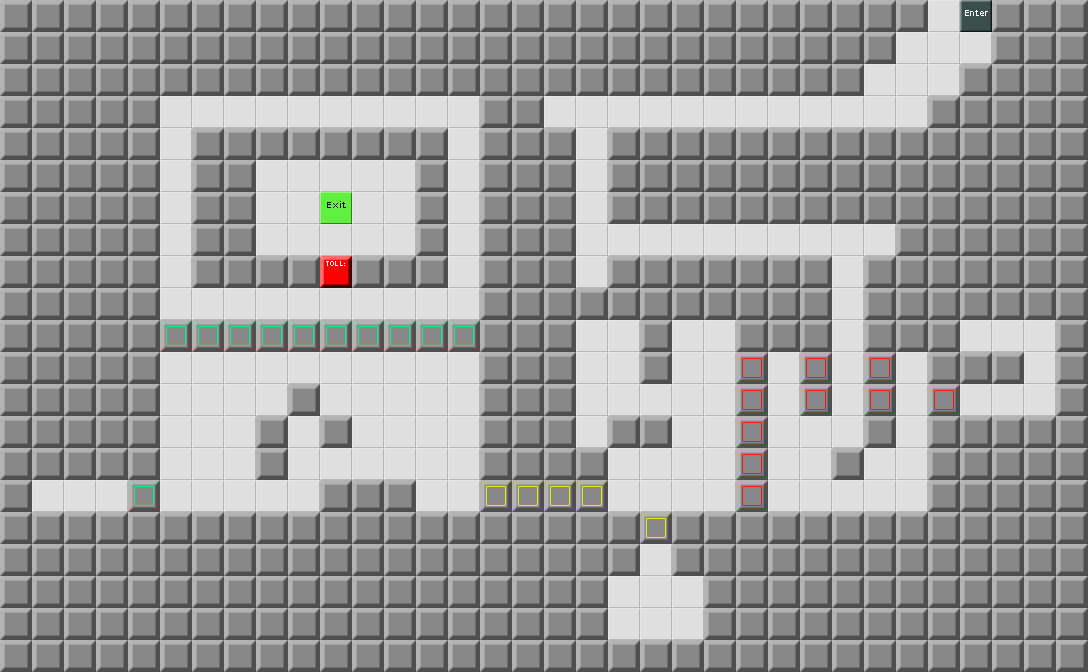

This is a level from a 2D game, rendered from its Tiled map with the project's own tilesets. A one-line summary and the map file follow, with tile-layer data summarised:
An orthogonal 34x21 tile map with 32x32 px tiles, 1 tile layer (Map) and 19 objects.

<map version="1.0" orientation="orthogonal" width="34" height="21" tilewidth="32" tileheight="32">
 <tileset firstgid="1" source="devgraphics.tsx" />
 <layer name="Map" width="34" height="21">
  <data>[714 cells, 714 non-empty, 8 distinct tile ids]</data>
 </layer>
 <objectgroup name="Enemies" width="34" height="21" />
 <objectgroup name="Items" width="34" height="21">
  <object gid="16" x="832" y="448" />
  <object gid="28" x="576" y="448" />
  <object gid="40" x="288" y="448" />
  <object gid="12" x="896" y="64" />
  <object gid="12" x="928" y="96" />
  <object gid="12" x="704" y="480" />
  <object gid="12" x="416" y="416" />
  <object gid="12" x="32" y="512" />
  <object gid="12" x="640" y="640" />
  <object gid="12" x="960" y="352" />
  <object gid="8" x="864" y="128">
   <properties>
    <property name="Text" value="I left some of these push blocks out so that you can get some exercise. Push this block." />
   </properties>
  </object>
  <object gid="8" x="832" y="320">
   <properties>
    <property name="Text" value="Oh, I forgot to tell you the most important part. The push-blocks can activate pressure switches. Try it out." />
   </properties>
  </object>
  <object gid="8" x="320" y="320">
   <properties>
    <property name="Text" value="You pushed those blocks like a champ.\nDo you feel skinny?\nYou look skinny." />
   </properties>
  </object>
 </objectgroup>
 <objectgroup name="Tools" width="34" height="21">
  <object gid="15" x="832" y="128" />
  <object gid="15" x="576" y="192" />
  <object gid="15" x="672" y="256" />
  <object gid="15" x="832" y="352" />
  <object gid="15" x="640" y="416" />
  <object gid="15" x="384" y="480" />
 </objectgroup>
 <objectgroup name="Parameters" width="34" height="21">
  <properties>
   <property name="time" value="160" />
   <property name="wrapAround" value="false" />
  </properties>
 </objectgroup>
</map>
